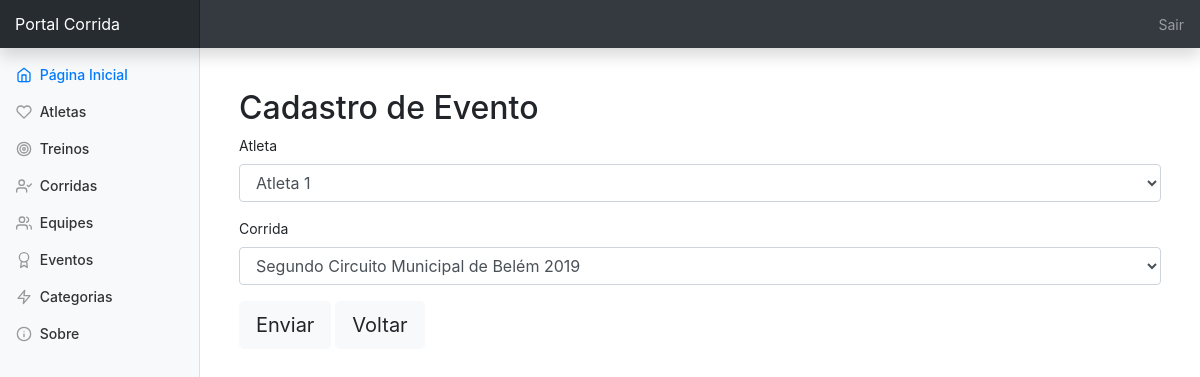
Page /evento/crud_evento.php?acao=buscar&id=1 (signed in) on the committed database.
### tables this page shows
CREATE TABLE `evento` (
  `id` int(11) NOT NULL,
  `id_atleta` int(11) NOT NULL,
  `id_corrida` int(11) NOT NULL
);

CREATE TABLE `atleta` (
  `id` int(11) NOT NULL,
  `nome` varchar(255) NOT NULL,
  `id_equipe` int(11) NOT NULL,
  `id_categoria` int(11) NOT NULL,
  `documento` varchar(255) NOT NULL,
  `info_adicionais` varchar(255) NOT NULL
);

CREATE TABLE `corrida` (
  `id` int(11) NOT NULL,
  `nome_corrida` varchar(255) NOT NULL,
  `data` date NOT NULL,
  `kilometragem` varchar(255) NOT NULL,
  `regiao` varchar(255) NOT NULL,
  `info_adicionais` varchar(255) NOT NULL
);

### evento/form_evento.php (the view, shortened to what this page needs)
<?php
$sql_atleta  = "SELECT * FROM atleta;";
$query_atleta = $con->query($sql_atleta);
$lista_atleta = $query_atleta->fetchAll();
$sql_corrida  = "SELECT * FROM corrida;";
$query_corrida = $con->query($sql_corrida);
$lista_corrida = $query_corrida->fetchAll();
?>
<div class="container">
  <?php
  if(isset($registro)){
    $acao = "crud_evento.php?acao=atualizar&id="
    .$registro['id'];
  }else{
    $acao = "crud_evento.php?acao=cadastrar";
  }
  ?>
  <h2>Cadastro de Evento</h2>
  <form class="" action="<?= $acao; ?>" method="post" col-10>
    <div class="form-group">
      <label>Atleta</label>
      <select class="form-control" name="id_atleta">
        <?php foreach($lista_atleta as $item){ ?>
          <option value="<?= $item['id']; ?>"
            <?php if(isset($registro)
              && $registro['id_atleta']==$item['id'])
              echo "selected"; ?>>
              <?= $item['nome']; ?>
            </option>
          <?php } ?>
        </select>
      </div>
      <div class="form-group">
        <label>Corrida</label>
        <select class="form-control" name="id_corrida">
          <?php foreach($lista_corrida as $item){ ?>
            <option value="<?= $item['id']; ?>"
              <?php if(isset($registro)
                && $registro['id_corrida']==$item['id'])
                echo "selected"; ?>>
                <?= $item['nome_corrida']; ?>
              </option>
            <?php } ?>
          </select>
        </div>
        <button class="btn btn-light btn-lg">
          Enviar
        </button>
        <a class="btn btn-light btn-lg"
        href="<?= BASE_URL . 'evento/crud_evento.php?acao=listar';?>">
        Voltar
      </a>
    </form>
  </div>

### dashboard.css (style rules this page uses)
body { font-size: .875rem; }
.container { padding-top: 20px; }

### rows in the picture
evento: id_atleta "Atleta 1", id_corrida "Segundo Circuito Municipal de Belém 2019"
